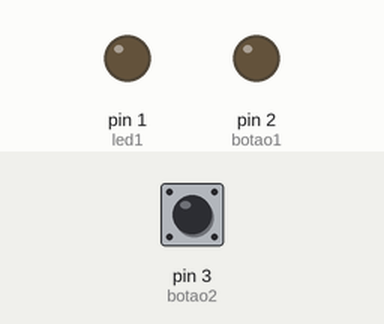
Recording of a sketch running on a simulated Arduino Uno, built with avr-gcc and run on an emulated ATmega328P. Shown: output pins drawn as LEDs (lit = HIGH). The test bench sets the inputs (shaded band); at power-on: pin 3 (botao2) HIGH.

Above: at 1.2 s.
1.3 s: pin 3 (botao2) pulled LOW for 0.15 s
At 1.37 s:
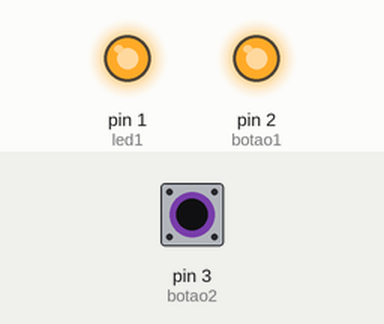
2.9 s: pin 3 (botao2) pulled LOW for 1 s
At 5.1 s:
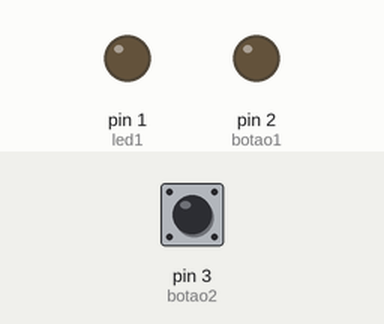
5.4 s: pin 3 (botao2) pulled LOW for 3.2 s
At 6.3 s:
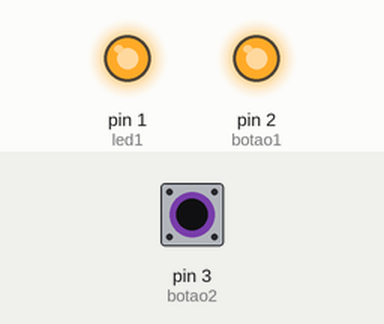
Timing chart, 0 to 10.1 s (numbered marks = the images above; inputs shaded):
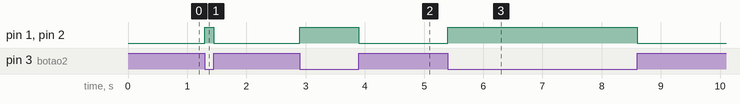

The sketch:

codigo-led-botao.ino
```cpp
const int botao1 = 2;
const int botao2 = 3;
const int led1 = 1;
const int led2 = 2;

int var1;
int var2;
void setup()
{
pinMode(botao1, INPUT);
pinMode(botao2, INPUT);
pinMode(led1, OUTPUT);
pinMode(led2, OUTPUT);

}
void loop()
{
var1 = digitalRead(botao1);
var2 = digitalRead(botao2);
if(var1){
digitalWrite(led1, HIGH);
} else{
digitalWrite(led1,LOW);
}
if(!var2){
digitalWrite(led2, HIGH);
} else{
digitalWrite(led2,LOW);
}
}
```

Measured:
- after the input at 1.3 s, pin 1 (led1), pin 2 (botao1): LOW → HIGH at once, → LOW 0.15 s later
- after the input at 2.9 s, pin 1 (led1), pin 2 (botao1): LOW → HIGH at once, → LOW 1.0 s later
- after the input at 5.4 s, pin 1 (led1), pin 2 (botao1): LOW → HIGH at once, → LOW 3.2 s later
